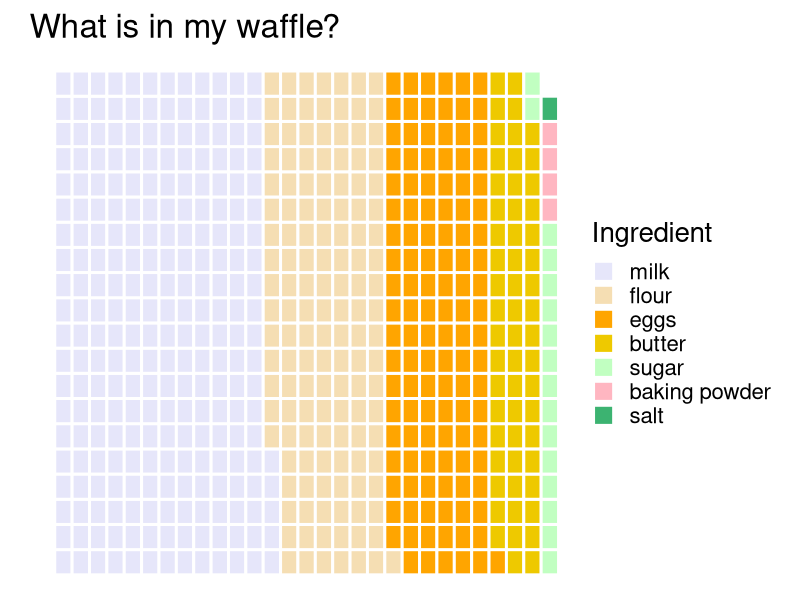
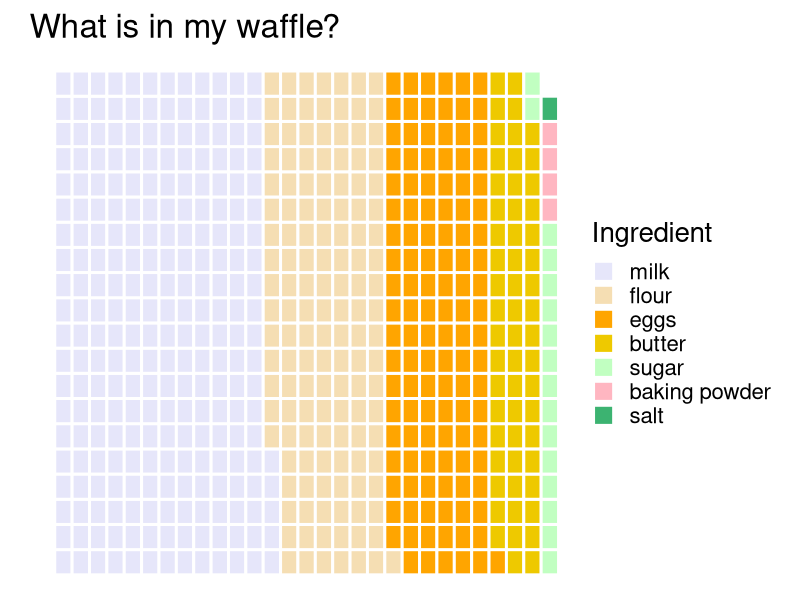

R code for these plots, in order:
# Day 2 - Waffle

# Libraries --------------------------------------------------------------------

library(dplyr)
library(ggplot2)

# Variables --------------------------------------------------------------------

out_dir <- "analysis/"

# Data -------------------------------------------------------------------------

# List ingredients
recipe <- c(
  "flour" = 136,
  "sugar" = 16,
  "baking powder" = 4,
  "salt" = 1,
  "milk" = 245,
  "eggs" = 120,
  "butter" = 57
)
recipe <- sort(recipe, decreasing = TRUE)

# Colors -----------------------------------------------------------------------

col <- list()
col$fill <- c(
  "milk" = "lavender",
  "flour" = "wheat",
  "eggs" = "orange",
  "butter" = "gold2",
  "sugar" = "darkseagreen1",
  "baking powder" = "lightpink",
  "salt" = "mediumseagreen"
)

# Arrange data -----------------------------------------------------------------

# Create grid for all ingredients
total <- sum(recipe)

# Wrangle
x <- 1:29
y <- 1:20
df <- data.frame(
  x = rep(x, each = max(y)),
  y = rep(y, max(x))
)
df$col <- c(rep(names(recipe), recipe), NA)
df <- df[!is.na(df$col), ]
df$col <- factor(df$col, names(recipe))

# Plot -------------------------------------------------------------------------

ggplot(df, aes(x, y, fill = col)) +
  geom_tile(col = "white", linewidth = 1) +
  scale_fill_manual(values = col$fill) +
  theme_void(20) +
  theme(
    aspect.ratio = 1,
    legend.position = "right"
  ) +
  labs(fill = "Ingredient", title = "What is in my waffle?")
fn <- paste0(out_dir, "day2_waffle.png")
ggsave(fn, width = 8, height = 6, bg = "white")
